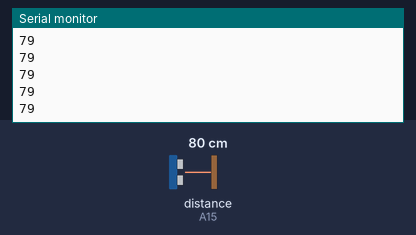
Recording of a sketch running on a simulated Arduino Mega 2560, built with avr-gcc and run on an emulated ATmega2560. Parts: the last lines printed to the serial monitor. Wiring (inferred from the names in the program): ultrasonic range finder: trigger pin 52; echo A15. The inputs (shaded band) are chosen by the test bench; at power-on: distance to the obstacle (sensor on A15) 80 cm. The echo pulse lasts 58.3 µs per cm.

Above: at 1.2 s.
1.3 s: distance to the obstacle (sensor on A15) set to 2 cm
At 2.2 s:
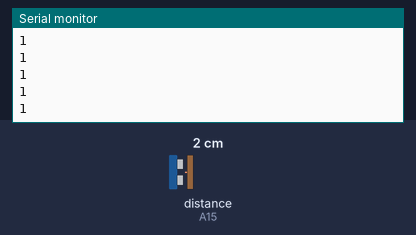
2.8 s: distance to the obstacle (sensor on A15) set to 4 cm
At 3.9 s:
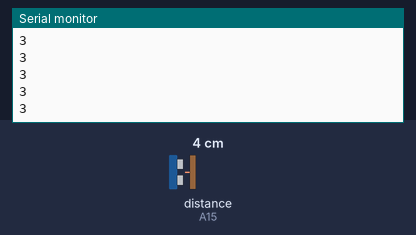
Timing chart, 0 to 5.8 s (numbered marks = the images above; inputs shaded):
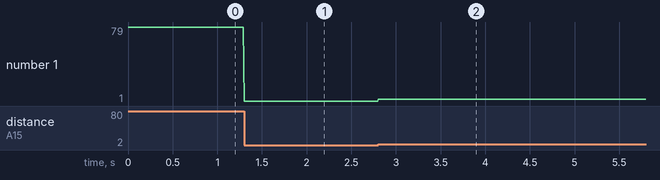

Measured:
- after the input at 1.3 s, the serial monitor: prints a new line at once (image 1)
- after the input at 2.8 s, the serial monitor: prints a new line at once (image 2)
- plotted number 1: 79 → 1 after the input at 1.3 s, 1 → 3 after the input at 2.8 s

The sketch:

Zadatak01.ino
```cpp
int TRIG_PIN = 52;
int ECHO_PIN = A15;
unsigned long duration;

void setup() {
  pinMode(TRIG_PIN, OUTPUT);
  pinMode(ECHO_PIN, INPUT);
  Serial.begin(9600);
}

void loop() {
  digitalWrite(TRIG_PIN, LOW);
  delayMicroseconds(5);
  digitalWrite(TRIG_PIN, HIGH);
  delayMicroseconds(10);
  digitalWrite(TRIG_PIN, LOW);

  duration = pulseIn(ECHO_PIN, HIGH);
  Serial.println(convertToCM(duration));
  delay(10);
}

unsigned long convertToCM(unsigned long t) {
  return (t/2)/29.1;
}
```
